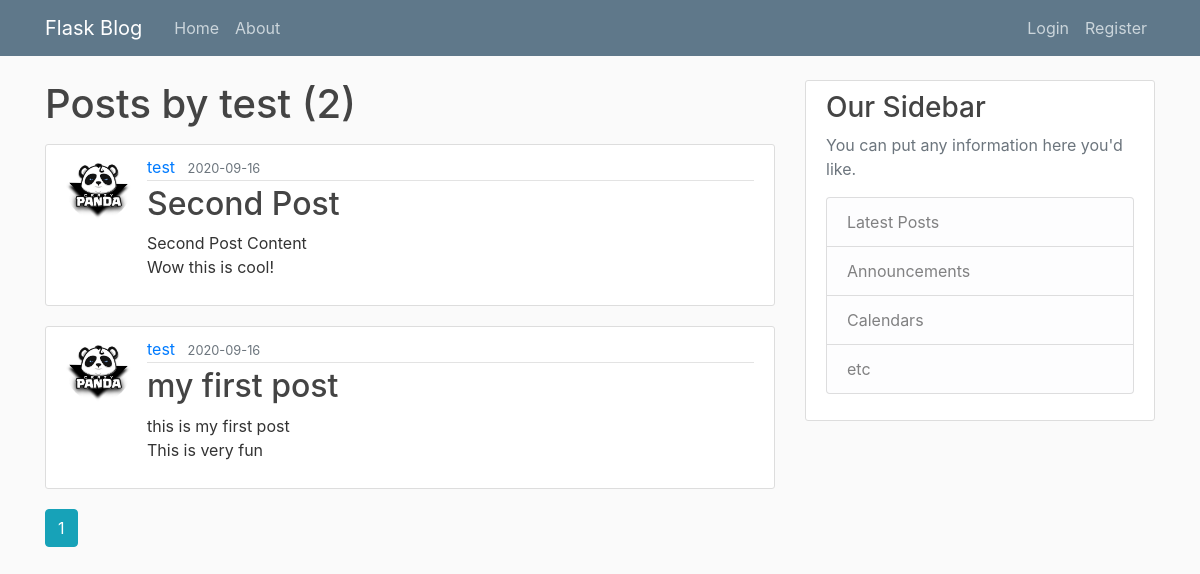
The page /user/test on the database as committed earlier.
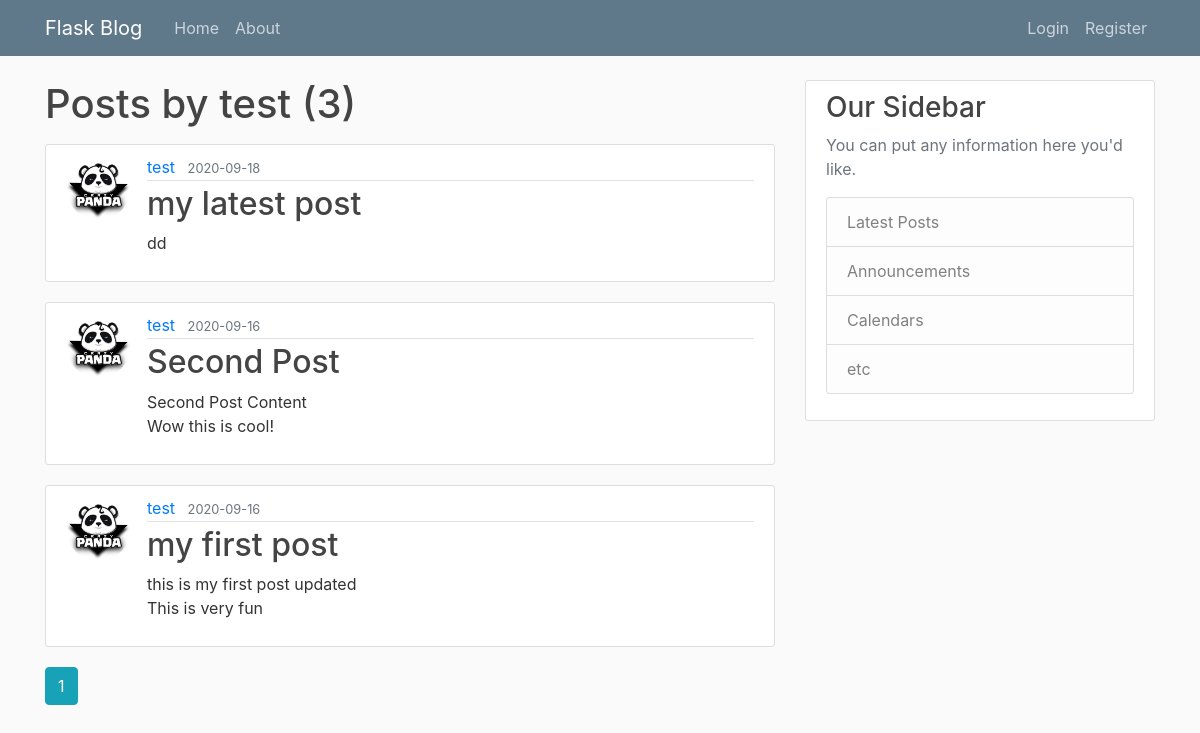
The same page on the database as committed later.
### flaskblog/models.py (models this page shows, shortened)
class Post(db.Model):
    id = db.Column(db.Integer, primary_key=True)
    title = db.Column(db.String(100), nullable=False)
    date_posted = db.Column(db.DateTime, nullable=False, default=datetime.utcnow)
    content = db.Column(db.Text, nullable=False)
    user_id = db.Column(db.Integer, db.ForeignKey('user.id'), nullable=False)

class User(db.Model, UserMixin):
    id = db.Column(db.Integer, primary_key=True)
    username = db.Column(db.String(20), unique=True, nullable=False)
    email = db.Column(db.String(120), unique=True, nullable=False)
    image_file = db.Column(db.String(20), nullable=False, default='default.jpg')
    password = db.Column(db.String(60), nullable=False)
    posts = db.relationship('Post', backref='author', lazy=True)

### flaskblog/users/routes.py (the view)
@users.route("/user/<string:username>")
def user_posts(username):
    page = request.args.get('page', 1, type=int)
    user = User.query.filter_by(username=username).first_or_404()
    posts = Post.query.filter_by(author=user).order_by(Post.date_posted.desc()).paginate(page=page, per_page=3)
    return render_template("user_posts.html", posts=posts, user=user)

### flaskblog/templates/user_posts.html
{% extends "layout.html" %}
{% block content%}
<h1 class="mb-3">Posts by {{ user.username }} ({{ posts.total }})</h1>
{% for post in posts.items %}
<article class="media content-section">
    <img class="rounded-circle article-img"
         src="{{ url_for('static', filename='profile_pics/' + post.author.image_file) }}">
    <div class="media-body">
        <div class="article-metadata">
            <a class="mr-2" href="{{ url_for('users.user_posts', username=post.author.username) }}">{{
                post.author.username
                }}</a>
            <small class="text-muted">{{ post.date_posted.strftime('%Y-%m-%d') }}</small>
        </div>
        <h2><a class="article-title" href="{{ url_for('posts.post', post_id=post.id) }}">{{ post.title }}</a></h2>
        <p class="article-content">{{ post.content }}</p>
    </div>
</article>
{% endfor %}
{% for page_num in posts.iter_pages(left_edge=1, right_edge=1, left_current=1, right_current=2) %}
{% if page_num %}
{% if posts.page == page_num %}
<a class="btn btn-info mb-4" href="{{ url_for('users.user_posts', username=user.username, page=page_num) }}">{{page_num}}</a>
{% else %}
<a class="btn btn-outline-info mb-4" href="{{ url_for('users.user_posts', username=user.username, page=page_num) }}">{{page_num}}</a>
{% endif %}
{% else %}
...
{% endif %}
{% endfor %}
{% endblock content%}

Rows that differ between the two databases and show on the page:
added Post: image_file (placeholder picture), author.username "test", date_posted "2020-09-18", title "my latest post", content "dd"
changed Post "my first post": content "this is my first post This is very fun" → "this is my first post updated This is very fun"
Other text that changed with them:
{{ posts.total }}: "2" → "3"
